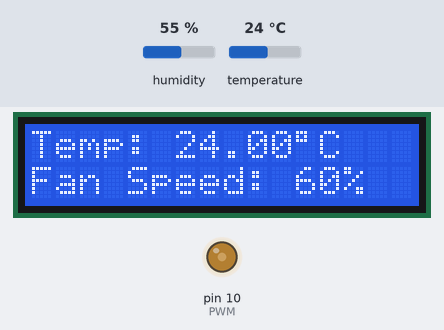
Bench run of a sketch on a simulated Arduino Uno, built with avr-gcc and run on an emulated ATmega328P. Shown: 16×2 character LCD, output pins drawn as LEDs (lit = HIGH). Inputs (shaded band) come from the test bench; at power-on: temperature 24 °C, humidity 55 %.

Above: at 1.2 s.
1.3 s: temperature set to 12 °C
At 2.7 s:
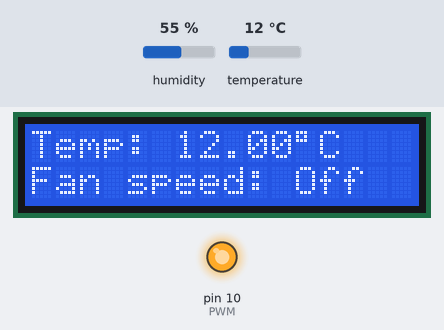
3.6 s: temperature set to 28 °C
At 5.0 s:
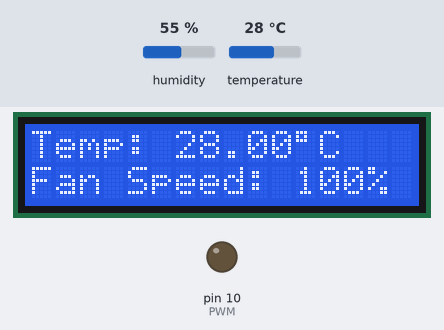
5.6 s: temperature set to 25 °C
At 7.4 s:
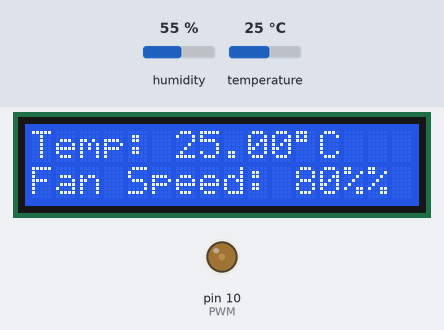
7.7 s: temperature set to 19 °C
At 9.5 s:
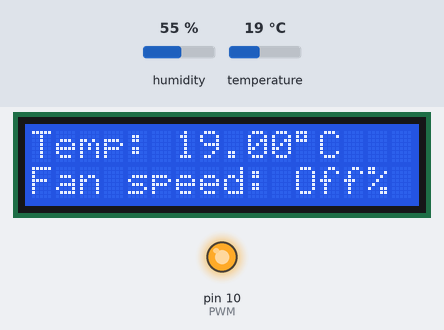
9.8 s: temperature set to 23 °C
At 10.9 s:
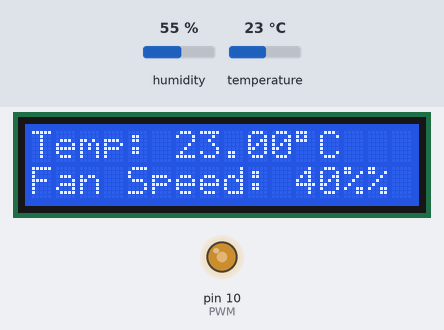
Timing chart, 0 to 12.8 s (numbered marks = the images above; inputs shaded):
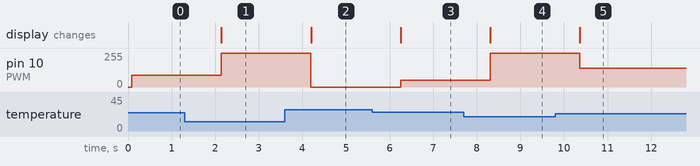

The sketch:

Project.ino
```cpp
#include <dht.h>
#include <LiquidCrystal.h>

//#include "DHT.h"
#define DHT_PIN A0
#define PWM 10
dht DHT;
LiquidCrystal lcd(7,8,9,6,4,3);


void setup() {
  // put your setup code here, to run once:
    analogWrite(PWM,0);
    lcd.begin(16,2);

}

void loop() {
  // put your main code here, to run repeatedly:

  //Use the dht function to read the temperature
  int chk = DHT.read11(DHT_PIN);
  int temp = DHT.temperature;
  lcd.setCursor(0,0);
  lcd.print("Temp: ");
  lcd.print(DHT.temperature);
  lcd.print((char)223);
  lcd.print("C");
  lcd.setCursor(0,1);

  //Compare the room temperature with defined value to generate PWM
  if (temp<=22)
  {
    analogWrite(PWM, 255);
    lcd.print("Fan speed: Off");
  }

  else if(temp==23)
  {
    analogWrite(PWM, 140);
    lcd.print("Fan Speed: 40%");
  }

  else if(temp==24)
  {
    analogWrite(PWM, 90);
    lcd.print("Fan Speed: 60%");
  }

  else if(temp==25)
  {
    analogWrite(PWM,50);
    lcd.print("Fan Speed: 80%");
  }

  else if(temp>=26)
  {
    analogWrite(PWM,0);
    lcd.print("Fan Speed: 100%");

  }


  //lcd.print("Humidity: ");
  //lcd.print(DHT.humidity);
  //lcd.print("%");
  delay(1000);

}
```

Measured:
- after the input at 1.3 s, pin 10 (PWM): 90/255 → 255/255 after 0.84 s; the display: changes after 0.84 s (image 1)
- after the input at 3.6 s, pin 10 (PWM): 255/255 → 0/255 after 0.60 s; the display: changes after 0.60 s (image 2)
- after the input at 5.6 s, pin 10 (PWM): 0/255 → 50/255 after 0.65 s; the display: changes after 0.65 s (image 3)
- after the input at 7.7 s, pin 10 (PWM): 50/255 → 255/255 after 0.61 s; the display: changes after 0.61 s (image 4)
- after the input at 9.8 s, pin 10 (PWM): 255/255 → 140/255 after 0.56 s; the display: changes after 0.56 s (image 5)
